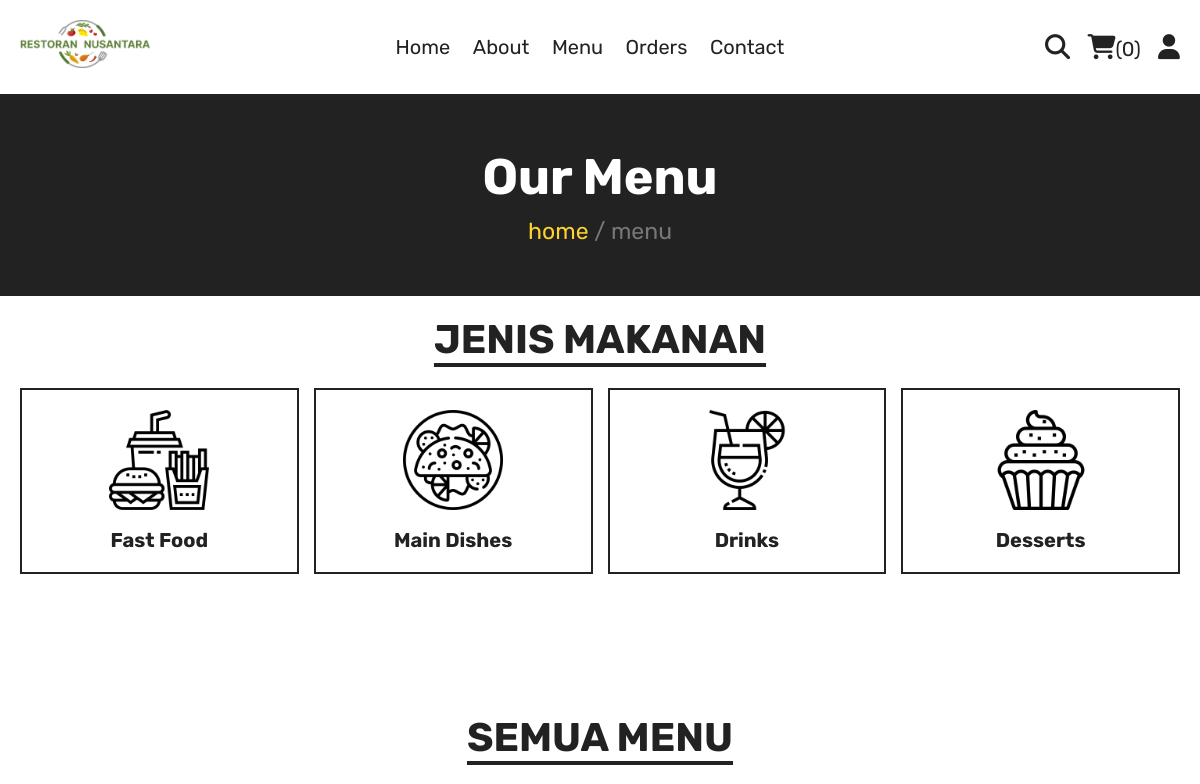
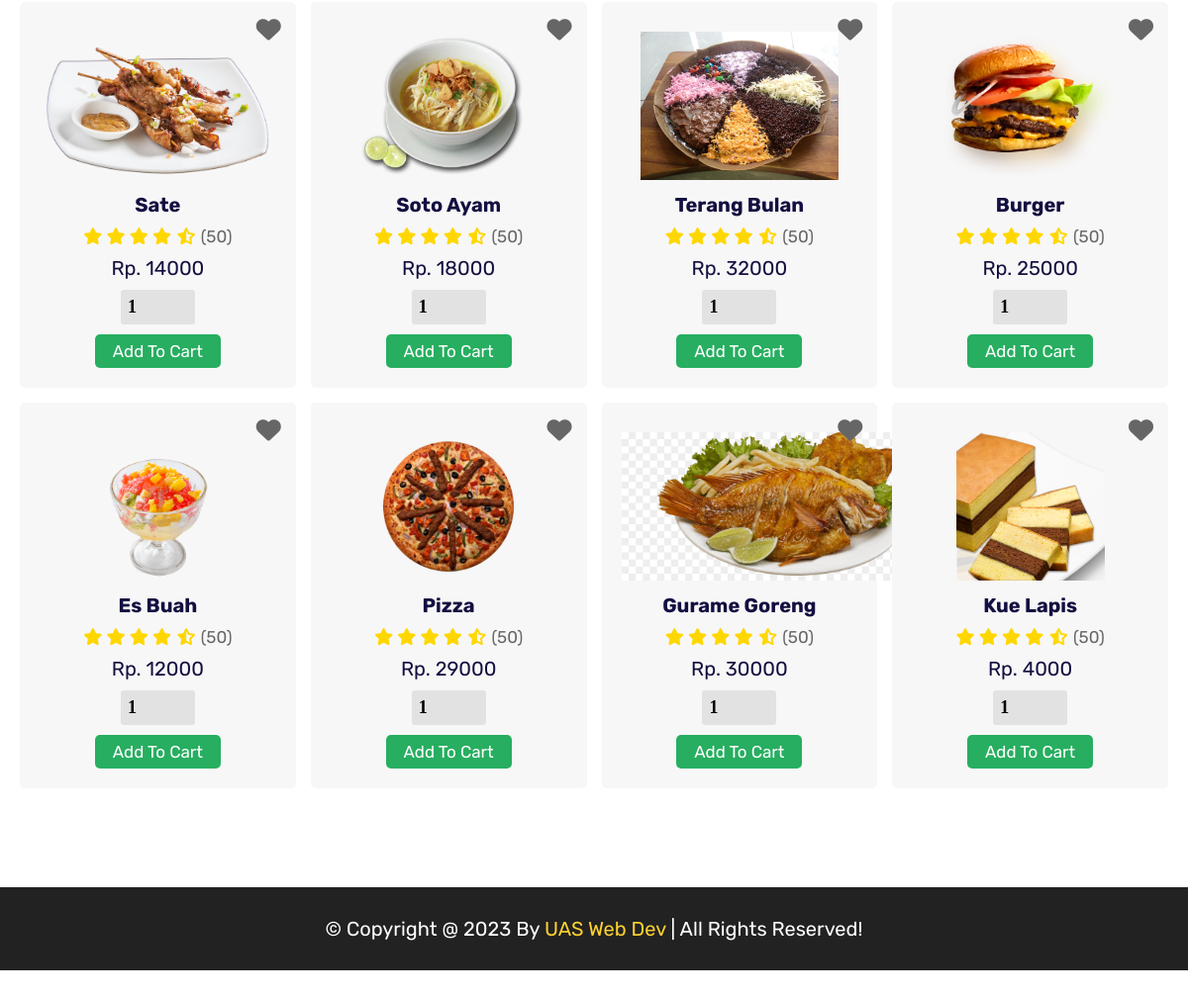
Page /menu.php on the committed database (2 pictures, top to bottom).
### tables this page shows
CREATE TABLE `products` (
  `id` int(100) NOT NULL,
  `name` varchar(100) NOT NULL,
  `category` varchar(100) NOT NULL,
  `price` int(10) NOT NULL,
  `image` varchar(100) NOT NULL
);

### menu.php (the view, shortened to what this page needs)
<?php
include 'components/connect.php';
?>
<!DOCTYPE html>
<html lang="en">
<head>
   <link rel="stylesheet" href="https://cdnjs.cloudflare.com/ajax/libs/font-awesome/6.1.1/css/all.min.css">
   <link rel="stylesheet" href="css/style.css">
  <link rel="stylesheet" href="./frontend/static/components.css">
  <link rel="stylesheet" href="./frontend/styles/menu.css">
</head>
<body>
<?php include 'components/user_header.php'; ?>
<div class="heading">
   <h3>our menu</h3>
   <p><a href="home.php">home</a> <span> / menu</span></p>
</div>
<section class="category">
   <h1 class="title">Jenis Makanan</h1>
   <div class="box-container">
      <a href="category.php?category=fast food" class="box">
         <img src="images/cat-1.png" alt="">
         <h3>fast food</h3>
      </a>
      <a href="category.php?category=main dish" class="box">
         <img src="images/cat-2.png" alt="">
         <h3>main dishes</h3>
      </a>
      <a href="category.php?category=drinks" class="box">
         <img src="images/cat-3.png" alt="">
         <h3>drinks</h3>
      </a>
      <a href="category.php?category=desserts" class="box">
         <img src="images/cat-4.png" alt="">
         <h3>desserts</h3>
      </a>
   </div>
</section>
  <section class="popular" id="popular">
    <h1 class="title">Semua Menu</h1>
    <div class="box-container">
        <?php
         $select_products = $conn->prepare("SELECT * FROM `products` LIMIT 12");
         $select_products->execute();
         if($select_products->rowCount() > 0){
            while($fetch_products = $select_products->fetch(PDO::FETCH_ASSOC)){
        ?>
        <form class="box" action="" method="post">
          <a href="#" class="fas fa-heart"></a>
          <div class="image">
                <img src="uploaded_img/<?= $fetch_products['image']; ?>" alt="">
          </div>
          <div class="content">
                <h3 class='name'><?= $fetch_products['name']; ?></h3>
                <div class="stars">
                    <i class="fas fa-star"></i>
                    <i class="fas fa-star"></i>
                    <i class="fas fa-star"></i>
                    <i class="fas fa-star"></i>
                    <i class="fas fa-star-half-alt"></i>
                    <span> (50) </span>
                </div>
                <div class="price">Rp. <?= $fetch_products['price']; ?></div>
               <div class="jumlah-barang">
                    <input type="number" id="guestNumber" name="qty" min="1" max="99" value="1" maxlength="2" required>
                </div>
                <button name="add_to_cart" class="btn-order" type="submit">Add To Cart</button>
                </div>
          </form>
          <?php
                }
             }else{
                echo '<p class="empty">no products added yet!</p>';
             }
          ?>
          </div>
</section>
<?php include 'components/footer.php'; ?>
</body>
</html>

### components/user_header.php (shortened to what this page needs)
<header class="header">
   <section class="flex">
      <a href="home.php" class="logo"><img src="images/FARIDAN.png" style="width: 130px;"></a>
      <nav class="navbar">
         <a href="home.php">Home</a>
         <a href="about.php">About</a>
         <a href="menu.php">Menu</a>
         <a href="orders.php">Orders</a>
         <a href="contact.php">Contact</a>
      </nav>
      <div class="icons">
         <?php
            $count_cart_items = $conn->prepare("SELECT * FROM `cart` WHERE user_id = ?");
            $count_cart_items->execute([$user_id]);
            $total_cart_items = $count_cart_items->rowCount();
         ?>
         <a href="search.php"><i class="fas fa-search"></i></a>
         <a href="cart.php"><i class="fas fa-shopping-cart"></i><span>(<?= $total_cart_items; ?>)</span></a>
         <div id="user-btn" class="fas fa-user"></div>
      </div>
   </section>
</header>

### components/footer.php (shortened to what this page needs)
<footer class="footer">
   <div class="credit">&copy; copyright @ <?= date('Y'); ?> by <span>UAS Web Dev</span> | all rights reserved!</div>
</footer>

### css/style.css (style rules this page uses)
:root { --yellow:#fed330; --red:#e74c3c; --white:#fff; --black:#222; --light-color:#777; --border:.2rem solid var(--black); }
* { font-family: 'Rubik', sans-serif; margin:0; padding:0; box-sizing: border-box; outline: none; border: none; text-decoration: none; }
html { font-size: 62.5%; overflow-x: hidden; scroll-behavior: smooth; stop-opacity: 7rem; }
section { margin:0 auto; max-width: 1200px; padding:2rem; }
.title { text-align: center; margin-bottom: 2.5rem; font-size: 4rem; color:var(--black); text-transform: uppercase; text-decoration: underline; text-underline-offset: 1rem; }
.heading { display: flex; align-items: center; justify-content: center; gap:1rem; flex-flow: column; background-color: var(--black); min-height: 20rem; }
.heading h3 { font-size: 5rem; color:var(--white); text-transform: capitalize; }
.heading p { font-size: 2.3rem; color:var(--light-color); }
.heading p a { color:var(--yellow); }
.header { position: sticky; top:0; left:0; right:0; z-index: 1000; background-color: var(--white); border-bottom: var(--border); }
.header .flex { display: flex; align-items: center; justify-content: space-between; position: relative; }
.header .flex .logo { font-size: 2.5rem; color:var(--black); }
.header .flex .navbar a { font-size: 2rem; color:var(--black); margin:0 1rem; }
.header .flex .icons > * { margin-left: 1.5rem; font-size: 2.5rem; color:var(--black); cursor: pointer; }
.header .flex .icons span { font-size: 2rem; }
.category .box-container { display: grid; grid-template-columns: repeat(auto-fit, minmax(27rem, 1fr)); gap:1.5rem; align-items: flex-start; }
.category .box-container .box { border:var(--border); padding:2rem; text-align: center; }
.category .box-container .box img { width: 100%; height: 10rem; object-fit: contain; }
.category .box-container .box h3 { font-size: 2rem; margin-top: 1.5rem; color:var(--black); text-transform: capitalize; }
.credit { padding:3rem 2rem; text-align: center; background-color: var(--black); color:var(--white); font-size: 2rem; text-transform: capitalize; }
.credit span { color:var(--yellow); }

### frontend/static/components.css (style rules this page uses)
footer { background: var(--lightGreen-1); padding-top: 5rem; padding-bottom: 2rem; }
@media only screen and (min-width: 768px) { footer { padding-top: 8rem; padding-bottom: 4rem; } }

### frontend/styles/menu.css (style rules this page uses)
.popular .box-container { display: -ms-grid; display: grid; -ms-grid-columns: (minmax(25rem, 1fr))[auto-fit]; grid-template-columns: repeat(auto-fit, minmax(25rem, 1fr)); gap: 1.5rem; }
.popular .box-container .box { border-radius: .5rem; position: relative; background: #f7f7f7; padding: 2rem; text-align: center; }
.popular .box-container .box .fa-heart { position: absolute; top: 1.5rem; right: 1.5rem; font-size: 2.5rem; color: #666; cursor: pointer; transition: all .19s ease; }
.popular .box-container .box .image { margin: 1rem 0; }
.popular .box-container .box .image img { height: 15rem; }
.popular .box-container .box .content h3 { font-size: 2rem; color: #130f40; }
.popular .box-container .box .content .stars { padding: 1rem 0; font-size: 1.7rem; }
.popular .box-container .box .content .stars i { color: gold; }
.popular .box-container .box .content .stars span { color: #666; }
.popular .box-container .box .content .price { font-size: 2rem; color: #130f40; }
.btn-order { display: inline-block; margin-top: 1rem; padding: .7rem 1.8rem; font-size: 1.7rem; cursor: pointer; color: #fff; background: #27ae60; border-radius: .5rem; transition: all .4s ease; border: none; }

### menu.php (style rules this page uses)
.header .flex .navbar a { font-size: 2rem; color:var(--black); margin:0 1rem; }
.jumlah-barang input { width: 75px; background-color: #e2e2e2; font-size: 1.8rem; font-family: Raleway; font-weight: 600; padding: 0.7rem ; border-radius: 3px; margin-top: 1rem; margin-left: 0px; border: none; color: var(--black-2); }
.category { margin-bottom: 100px; }

### rows in the picture
products: image (picture), name "Sate", price "14000"
products: image (picture), name "Soto Ayam", price "18000"
products: image (picture), name "Terang Bulan", price "32000"
products: image (picture), name "Burger", price "25000"
products: image (picture), name "Es Buah", price "12000"
products: image (picture), name "Pizza", price "29000"
products: image (picture), name "Gurame Goreng", price "30000"
products: image (picture), name "Kue Lapis", price "4000"

### other values in the picture
$total_cart_items "0"
